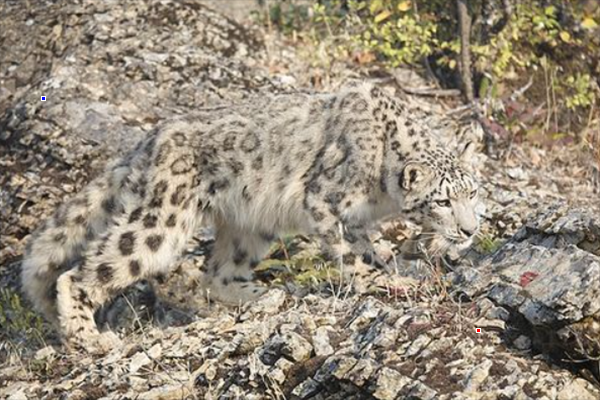
#> input picture APS/APS01/img/snowleopard_red_blue_600_400.png, 600 x 400 px
$ python ex3.py
#> lines starting #> are read from the running program, lines starting #| are printed output that depends on the picture
#!/usr/bin/python
# -*- coding: utf-8 -*-

# Este NÃO é um programa ROS

from __future__ import print_function, division

import cv2
import os,sys, os.path
import numpy as np
import matplotlib.pyplot as plt

print("Rodando Python versão ", sys.version)
print("OpenCV versão: ", cv2.__version__)
print("Diretório de trabalho: ", os.getcwd())


def recorta_leopardo(bgr):
    res = bgr.copy()
    cor_rgb = cv2.cvtColor(res, cv2.COLOR_BGR2RGB)
    canal_r = cor_rgb[:,:,0]
    canal_g = cor_rgb[:,:,1]
    canal_b = cor_rgb[:,:,2]

    #mascara vermelho
    mask_red = np.zeros_like(canal_r)
    mask_red[canal_r == 255] = 255

    mask_green = np.zeros_like(canal_g)
    mask_green[canal_g == 0] = 255

    mask_blue = np.zeros_like(canal_b)
    mask_blue[canal_b == 0] = 255

    mask = cv2.bitwise_and(mask_blue, mask_red, mask=mask_green)

    imagem = np.where(mask==255)
    linha = imagem[0]
    coluna = imagem[1]
    print(imagem)

    maxx = min(linha)
    maxy = min(coluna)

    #mascara azul
    mask2_red = np.zeros_like(canal_r)
    mask2_red[canal_r == 0] = 255

    mask2_green = np.zeros_like(canal_g)
    mask2_green[canal_g == 0] = 255

    mask2_blue = np.zeros_like(canal_b)
    mask2_blue[canal_b == 255] = 255

    mask2 = cv2.bitwise_and(mask2_blue, mask2_red, mask=mask2_green)

    imagem2 = np.where(mask2==255)
    linha2 = imagem2[0]
    coluna2 = imagem2[1]
    print(imagem)

    minx = min(linha2)
    miny = min(coluna2)

    #recorte
    recorte = res[minx: maxx,miny: maxy]

    '''
    plt.imshow(mask, cmap='gray')
    plt.show()
    plt.imshow(mask2, cmap='gray')
    plt.show()
    '''

    return recorte


if __name__ == "__main__":
    img = cv2.imread("img/snowleopard_red_blue_600_400.png")
#> img is the input picture: shape (400, 600, 3); mean B, G, R 122.5, 139.3, 150.3
    gray = cv2.cvtColor(img, cv2.COLOR_BGR2GRAY)
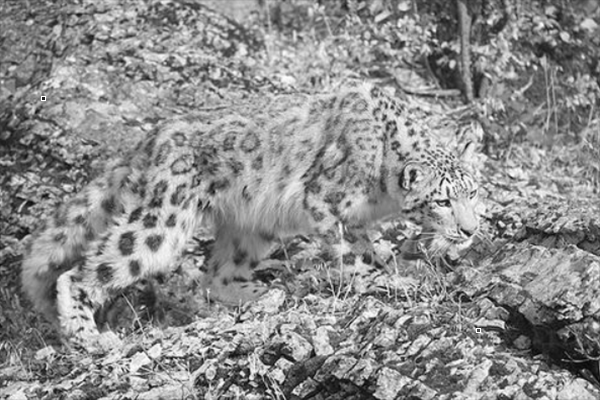
#> gray: shape (400, 600); min 5, max 255, mean 140.7

    # Faz o processamento
    saida = recorta_leopardo(img)
#> in recorta_leopardo, `canal_b = cor_rgb[:,:,2]`:
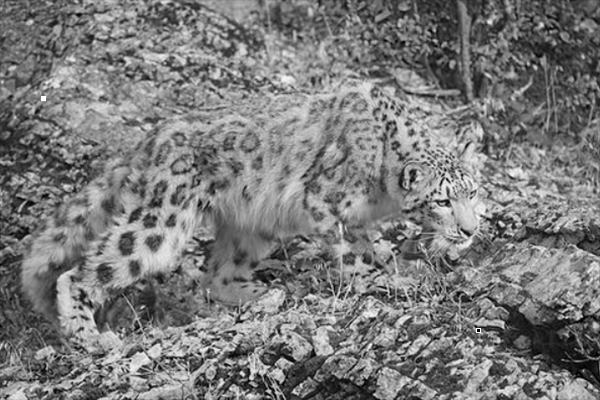
#> canal_b: shape (400, 600); min 0, max 255, mean 122.5
#> in recorta_leopardo, `recorte = res[minx: maxx,miny: maxy]`:
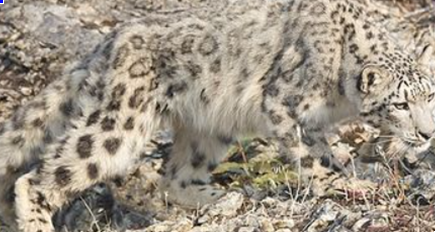
#> recorte: shape (232, 435, 3); mean B, G, R 132.9, 147.7, 158.1
    cv2.imwrite("ex3_recorte_leopardo.png", saida)


    # NOTE que a OpenCV terminal trabalha com BGR
    cv2.imshow('entrada', img)

    cv2.imshow('saida', saida)

    cv2.waitKey()
    cv2.destroyAllWindows()
